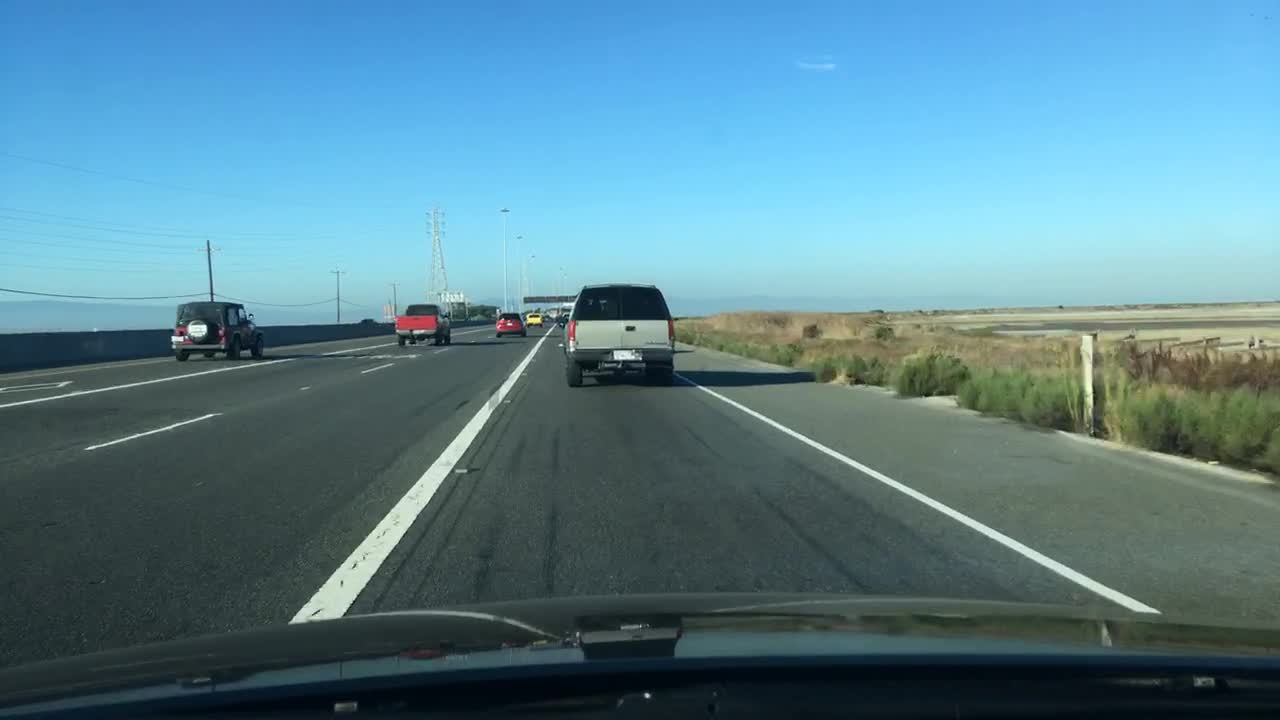
#> input picture test_images/3.jpg, 1280 x 720 px
$ jupyter execute lane_detector.ipynb   (shell and % lines are left out)
#> lines starting #> are read from the running program, lines starting #| are printed output that depends on the picture; after the words box and inside, x2 and y2 are one past the last pixel; in counts of white or black regions, pixels touching at a corner belong together
[cell 1]
import matplotlib.pyplot as plt
import matplotlib.image as mpimg
import numpy as np
import scipy
from scipy import ndimage, misc
import cv2
import os
from pathlib import Path
from IPython.display import HTML, display
from moviepy.editor import VideoFileClip

[cell 2]
cwd = os.getcwd()

[cell 3]
data_dir = cwd + '/test_images'

[cell 4]
img_dir = [str(filePath) for filePath in Path(data_dir).glob("?.jpg") if filePath.is_file()]
img_dir.sort(key=lambda l: l[-5])

[cell 5]
img_list = [plt.imread(d) for d in img_dir]
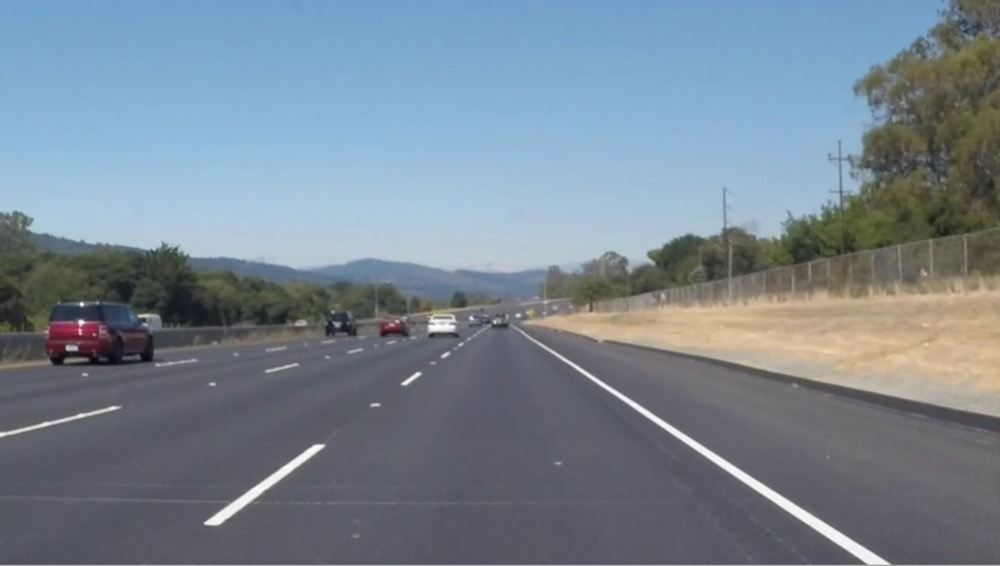
#> input picture test_images/4.jpg, 1000 x 566 px
#> img_list = 2 items

[cell 6]
def plot(img_list, figsize=(12,6), title=None, title_loc=None, title_list=[], cm=None):
    fig,ax = plt.subplots(figsize=figsize, sharex=True)
    plt.axis('off')
    for i in range(len(img_list)):
        ax = fig.add_subplot(len(img_list)/2, 2, i + 1)
        plt.imshow(img_list[i], cmap=cm)
        plt.xticks([])
        plt.yticks([])
        if len(title_list) > 0:
            plt.xlabel(title_list[i])
    plt.tight_layout(pad=0, h_pad=0, w_pad=0)
    if title:
        plt.text(title_loc[0], title_loc[1], title, fontweight='bold', fontsize=12)
    plt.show()

[cell 7]
title = 'Figure1. Original Images from BDD100K Dataset'
title_list = ['(a)','(b)','(c)','(d)','(e)','(f)','(g)','(h)']
plot(img_list, figsize=(12,6), title=title, title_loc=(-800,900), title_list=title_list)
#> (the call stopped at in plot, `fig,ax = plt.subplots(figsize=figsize, sharex=True)`: IPython is not available in this run)

### gray scale

[cell 8]
def gray_scale(img):
    img_gray = cv2.cvtColor(img, cv2.COLOR_BGR2GRAY)
    return img_gray

[cell 9]
img_gray_list = []
for img in img_list:
    img_gray = gray_scale(img)
    img_gray_list.append(img)
    img_gray_list.append(img_gray)
#> this loop made 2 passes
#> pass 2, in gray_scale (call 2), `img_gray = cv2.cvtColor(img, cv2.COLOR_BGR2GRAY)`:
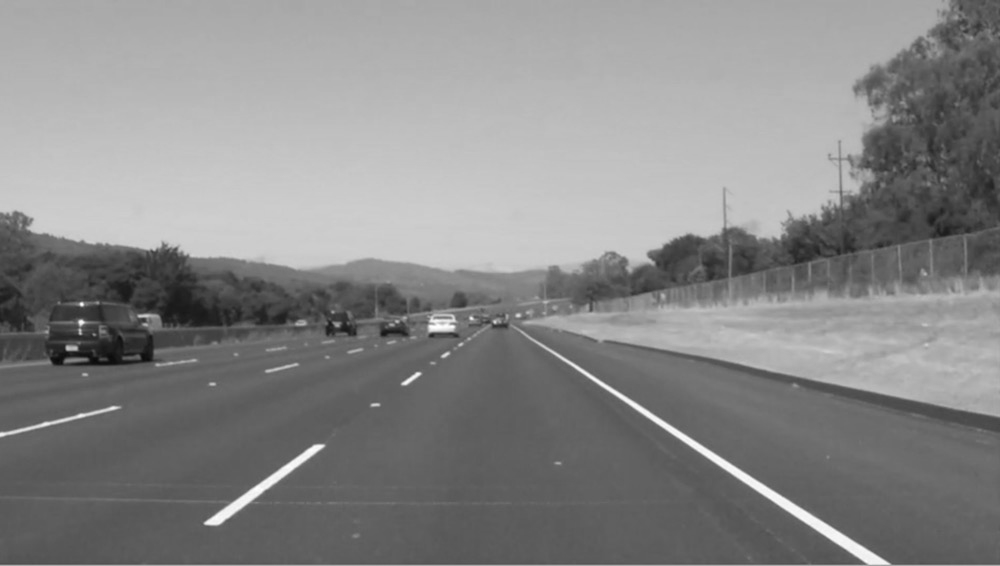
#> img_gray: shape (566, 1000); min 8, max 255, mean 135.6
#> after the loop, img_gray_list = 4 items

[cell 10]
plot(img_gray_list, figsize=(12,12), title_loc=(-800,900), title_list=title_list, cm='gray')
#> (the call stopped at in plot, `fig,ax = plt.subplots(figsize=figsize, sharex=True)`: IPython is not available in this run)

### gaussian blur

[cell 11]
def gaussian_blur(img, kernel_size, sigma):
    img_blur = cv2.GaussianBlur(img, kernel_size, sigma)
    return img_blur

[cell 12]
kernel_size = (7,7)
sigma = 3

[cell 13]
img_blur_list = []
for img in [img_gray_list[i] for i in range(len(img_gray_list)) if i%2==1]:
    img_blur = gaussian_blur(img, kernel_size, sigma)
    img_blur_list.append(img)
    img_blur_list.append(img_blur)
#> after the loop, img_blur_list = 4 items

[cell 14]
plot(img_blur_list, figsize=(12,12), title_loc=(-800,900), title_list=title_list, cm='gray')
#> (the call stopped at in plot, `fig,ax = plt.subplots(figsize=figsize, sharex=True)`: IPython is not available in this run)

### Canny Edge

[cell 15]
def canny_edge(img, low_thred, high_thred):
    img_edge = cv2.Canny(img, low_thred, high_thred)
    return img_edge

[cell 16]
low_thred = 30
high_thred = 90

[cell 17]
img_canny_list = []
for img in [img_blur_list[i] for i in range(len(img_blur_list)) if i%2==1]:
    img_canny = canny_edge(img, low_thred, high_thred)
    img_canny_list.append(img)
    img_canny_list.append(img_canny)
#> this loop made 2 passes
#> pass 1, in canny_edge, `img_edge = cv2.Canny(img, low_thred, high_thred)`:
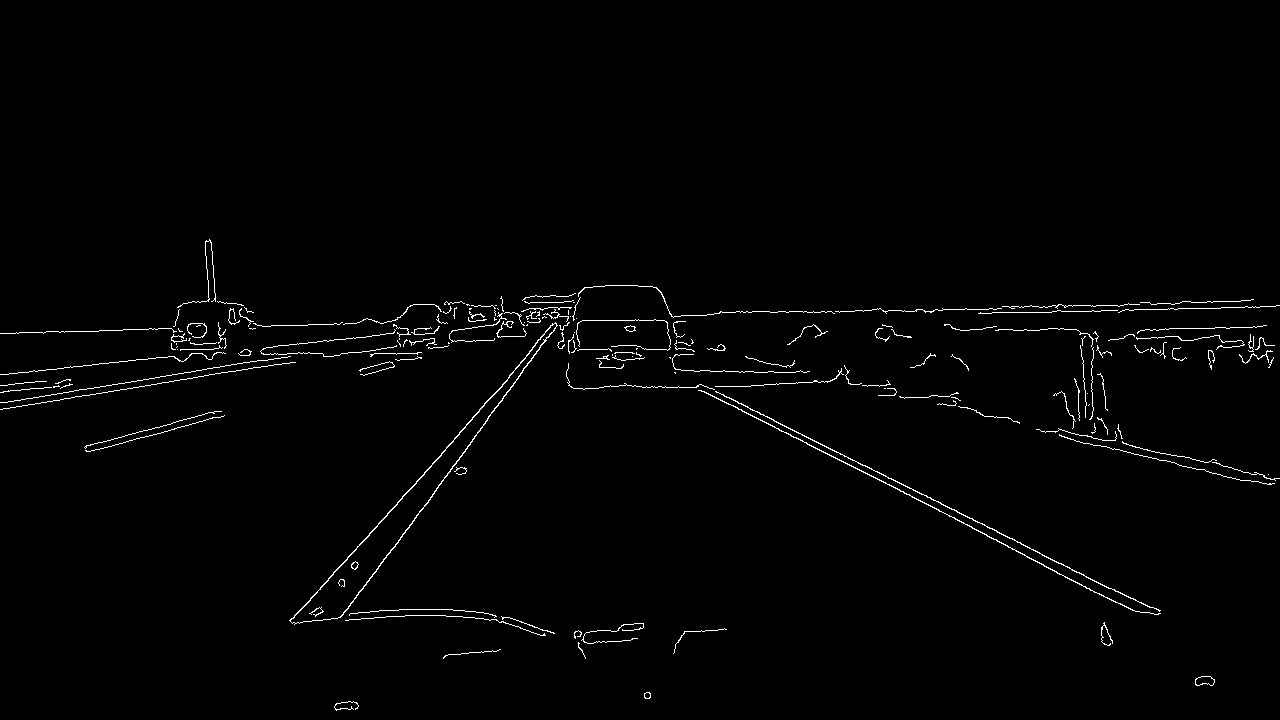
#> img_edge: shape (720, 1280); 1.3% white in thin lines or dots, all inside (x1, y1, x2, y2) = (0, 239, 1280, 711)
#> after the loop, img_canny_list = 4 items

[cell 18]
plot(img_canny_list, figsize=(12,12), title_loc=(-800,900), title_list=title_list, cm='gray')
#> (the call stopped at in plot, `fig,ax = plt.subplots(figsize=figsize, sharex=True)`: IPython is not available in this run)

### Line Segmentation

[cell 19]
def filter_region(img, vertices):
    mask = np.zeros_like(img)
    cv2.fillPoly(mask, vertices, 255)
    area = cv2.bitwise_and(img, mask)

    return area

[cell 20]
def select_region(image, ratio_list):

    # first, define the polygon by vertices
    rows, cols = image.shape
    bottom_left  = [cols*ratio_list[0][0], rows*ratio_list[0][1]]
    top_left     = [cols*ratio_list[1][0], rows*ratio_list[1][1]]
    bottom_right = [cols*ratio_list[2][0], rows*ratio_list[2][1]]
    top_right    = [cols*ratio_list[3][0], rows*ratio_list[3][1]]
    # the vertices are an array of polygons (i.e array of arrays) and the data type must be integer
    vertices = np.array([[bottom_left, top_left, top_right, bottom_right]], dtype=np.int32)

    return filter_region(image, vertices)

[cell 21]
ratio1 = [(0.2,0.8),(0.45,0.55),(0.8,0.95),(0.6,0.55)]
ratio2 = [(0.1,0.85),(0.4,0.55),(0.75,0.85),(0.6,0.5)]
ratio3 = [(0.2,0.8),(0.35,0.5),(1,0.9),(0.55,0.55)]
ratio4 = [(0,1),(0.35,0.65),(0.95,1),(0.5,0.6)]
ratio_list = [ratio1, ratio2, ratio3, ratio4]

[cell 22]
img_seg_list = []

for im, ratio in zip([img_canny_list[i] for i in range(len(img_canny_list)) if i%2==1], ratio_list):
    img_seg = select_region(im, ratio)
    img_seg_list.append(im)
    img_seg_list.append(img_seg)
#> this loop made 2 passes
#> (ratio, rows in select_region, cols in select_region, vertices in select_region) on pass 1: ([(0.2, 0.8), (0.45, 0.55), (0.8, 0.95), (0.6, 0.55)], 720, 1280, [[256, 576], [576, 396], [768, 396], [1024, 684]])
#> (ratio, rows in select_region, cols in select_region, bottom_left in select_region, top_left in select_region, bottom_right in select_region, vertices in select_region) on pass 2: ([(0.1, 0.85), (0.4, 0.55), (0.75, 0.85), (0.6, 0.5)], 566, 1000, [100, 481.1], [400, 311.3], [750, 481.1], [[100, 481], [400, 311], [600, 283], [750, 481]])
#> pass 1, in filter_region, `area = cv2.bitwise_and(img, mask)`:
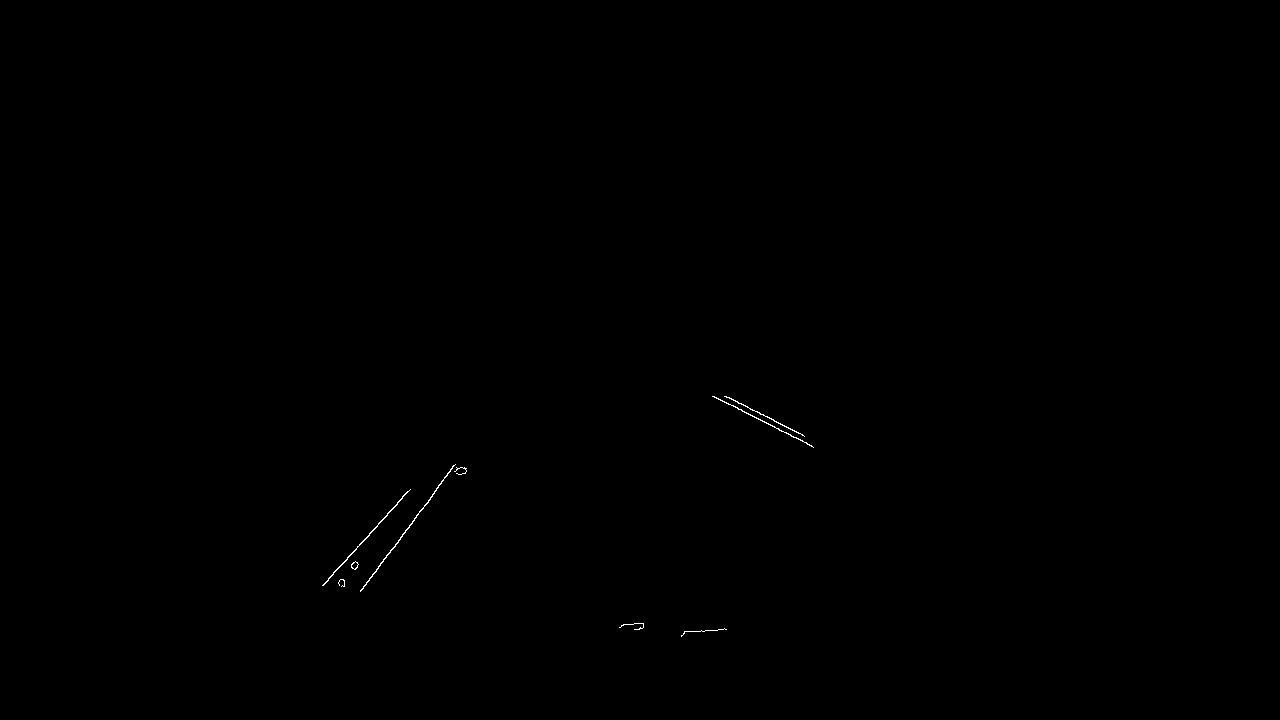
#> area: shape (720, 1280); 0.09% white in thin lines or dots, all inside (x1, y1, x2, y2) = (322, 396, 814, 637)
#> after the loop, img_seg_list = 4 items

[cell 23]
plot(img_seg_list, figsize=(12,12), title_loc=(-800,900), title_list=title_list, cm='gray')
#> (the call stopped at in plot, `fig,ax = plt.subplots(figsize=figsize, sharex=True)`: IPython is not available in this run)

### Hough Transform

[cell 24]
def hough_lines(img, rho=None, theta=None, threshold=None, min_line_len=None, max_line_gap=None):
    lines = cv2.HoughLinesP(img, rho, theta, threshold, np.array([]), minLineLength=min_line_len, maxLineGap=max_line_gap)
    return lines

[cell 25]
houghlines_list = []
hough_para = {'rho':2, 'theta':np.pi/180, 'threshold':50, 'minLen':50, 'maxGap':50}
for im in [img_seg_list[i] for i in range(len(img_seg_list)) if i%2==1]:
    houghline = hough_lines(im.astype(np.uint8), rho=hough_para['rho'], theta=hough_para['theta'], threshold=hough_para['threshold'], min_line_len=hough_para['minLen'], max_line_gap=hough_para['maxGap'])
    houghlines_list.append(houghline)
#> after the loop, houghlines_list = 2 items

### Line Visualization

[cell 26]
def draw_lines(image, lines, color=[255, 0, 0], thickness=2, make_copy=True):
    # the lines returned by cv2.HoughLinesP has the shape (-1, 1, 4)
    if make_copy:
        image = np.copy(image) # don't want to modify the original
    for line in lines:
        for x1,y1,x2,y2 in line:
            cv2.line(image, (x1, y1), (x2, y2), color, thickness)
    return image

[cell 27]
img_line_list = []
for img, lines in zip(img_list, houghlines_list):
    img_line = draw_lines(img, lines)
    img_line_list.append(img_line)
#> after the loop, img_line_list = 2 items

[cell 28]
plot(img_line_list, figsize=(12,6), title_loc=(-800,900), title_list=title_list)
#> (the call stopped at in plot, `fig,ax = plt.subplots(figsize=figsize, sharex=True)`: IPython is not available in this run)

Averaging lines

slope<0 -- left lanes; slope>0 -- right lanes. Get all left lanes and right lanes, average them by weighting with line segment lengths.

[cell 29]
def average_slope_intercept(lines):
    left_lines    = [] # (slope, intercept)
    left_weights  = [] # (length,)
    right_lines   = [] # (slope, intercept)
    right_weights = [] # (length,)

    for line in lines:
        for x1, y1, x2, y2 in line:
            if x2==x1:
                continue # ignore a vertical line
            slope = (y2-y1)/(x2-x1)
            intercept = y1 - slope*x1
            length = np.sqrt((y2-y1)**2+(x2-x1)**2)
            if slope < 0: # y is reversed in image
                left_lines.append((slope, intercept))
                left_weights.append((length))
            else:
                right_lines.append((slope, intercept))
                right_weights.append((length))

    # add more weight to longer lines
    left_lane  = np.dot(left_weights,  left_lines) /np.sum(left_weights)  if len(left_weights) >0 else None
    right_lane = np.dot(right_weights, right_lines)/np.sum(right_weights) if len(right_weights)>0 else None

    return left_lane, right_lane # (slope, intercept), (slope, intercept)

Given the expression of the averaged left line and right line (slope/intercept), find the starting points (x1, y1) and end points (x2, y2) for left and right lines respectively. y corrdinates are picked such that the lane lines start from the bottom of the image y=image.shape[0] and extends to the middle of the image.

[cell 30]
def make_line_points(y1, y2, line):

    if line is None:
        return None
    slope, intercept = line
    x1 = int((y1 - intercept)/slope)
    x2 = int((y2 - intercept)/slope)
    y1 = int(y1)
    y2 = int(y2)

    return ((x1, y1), (x2, y2))

[cell 31]
def lane_lines(image, lines):
    left_lane, right_lane = average_slope_intercept(lines)

    y1 = image.shape[0] # bottom of the image
    y2 = y1*0.6         # slightly lower than the middle

    left_line  = make_line_points(y1, y2, left_lane)
    right_line = make_line_points(y1, y2, right_lane)

    return left_line, right_line

[cell 32]
def draw_lane_lines(image, lines, color=[255, 0, 0], thickness=20):
    # make a separate image to draw lines and combine with the orignal later
    line_image = np.zeros_like(image)

    for line in lines:
        if line is not None:
            cv2.line(line_image, *line,  color, thickness)
    # image1 * α + image2 * β + λ
    final_image = cv2.addWeighted(image, 1.0, line_image, 0.95, 0.0)
    return final_image

[cell 33]
lane_images = []
for image, lines in zip(img_list, houghlines_list):
    lane_images.append(draw_lane_lines(image, lane_lines(image, lines)))
#> this loop made 2 passes
#> left_line in lane_lines on passes 1 to 2: ((242, 720), (472, 432)), ((-72, 566), (446, 339))
#> pass 2, in draw_lane_lines (call 2), `final_image = cv2.addWeighted(image, 1.0, line_image, 0.95, 0.0)`:
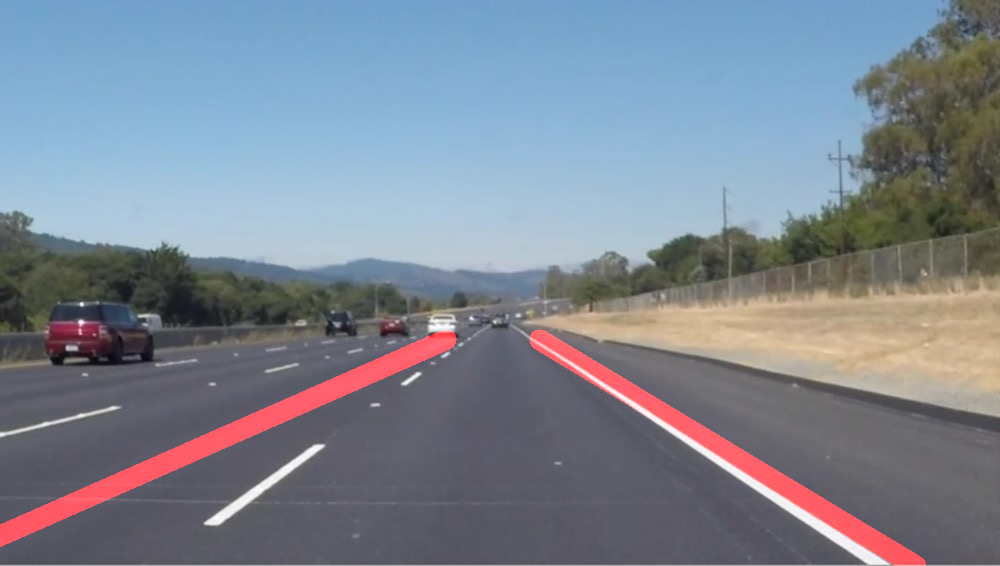
#> final_image: shape (566, 1000, 3); mean R, G, B 125.3, 133.4, 145.7
#> after the loop, lane_images = 2 items

[cell 34]
plot(lane_images, title_loc=(-600,900), title_list=title_list, figsize=(12,6))
#> (the call stopped at in plot, `fig,ax = plt.subplots(figsize=figsize, sharex=True)`: IPython is not available in this run)
